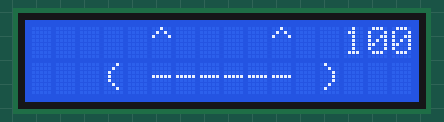
Bench run of a sketch on a simulated Arduino Uno, built with avr-gcc and run on an emulated ATmega328P. Parts: 16×2 character LCD.

Above: at 0.1 s.
At 2.2 s:
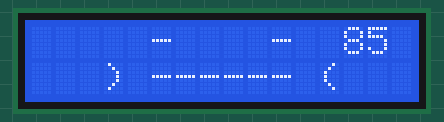
At 4.2 s:
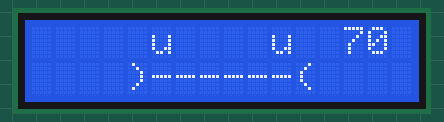
At 6.2 s:
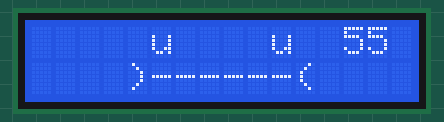
At 10.3 s:
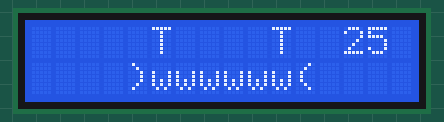
At 14.4 s:
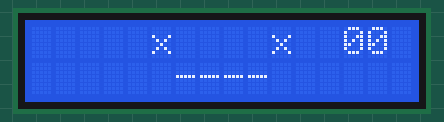

The sketch:

main.ino
```cpp
#include <LiquidCrystal_I2C.h>

#define happy_face "     ^    ^  "
#define happy_face_2 "   ( ------ )   "

#define kinda_face "     -    -  "
#define kinda_face_2 "   ) ------ (   "

#define bad_face "     u    u  "
#define bad_face_2 "    )------(    "

#define sad_face "     T    T  "
#define sad_face_2 "    )wwwwww(    "

#define death_face "     x    x  "
#define death_face_2 "      ----      "

LiquidCrystal_I2C lcd(0x27, 16, 2);

int hp = 100;
String face;
String face_2;

void waitSec(int n) {delay(n * 1000);}
void waitMinute(int n) {delay (n * 60 * 1000);};

void setup() {
  lcd.init();
  lcd.backlight();
}

void loop() {

  lcd.clear();

  if (hp <= 0) {
    lcd.setCursor(0, 0);
    lcd.print(death_face);
    lcd.print("00");

    lcd.setCursor(0, 1);
    lcd.print(death_face_2);
    waitSec(2);
    return;
  }

  int face_selector = 0;
  if (hp >= 100) {
    face_selector = 0;
  } else if (hp >= 75)  {
    face_selector = 1;
  } else if (hp >= 50) {
    face_selector = 2;
  } else if (hp >= 1) {
    face_selector = 3;
  }

  switch (face_selector) {
    case 0:
      face = happy_face;
      face_2 = happy_face_2;
    break;
    case 1:
      face = kinda_face;
      face_2 = kinda_face_2;
    break;
    case 2:
      face = bad_face;
      face_2 = bad_face_2;
    break;
    case 3:
      face = sad_face;
      face_2 = sad_face_2;
    break;
  }

  lcd.setCursor(0, 0);

  lcd.print(face);
  lcd.print(hp);

  lcd.setCursor(0, 1);

  lcd.print(face_2);

  hp -= 15;
  waitSec(2);
}
```

Measured:
- what the display in image 1 shows lasts 2.1 s, from 2.1 s to 4.2 s
